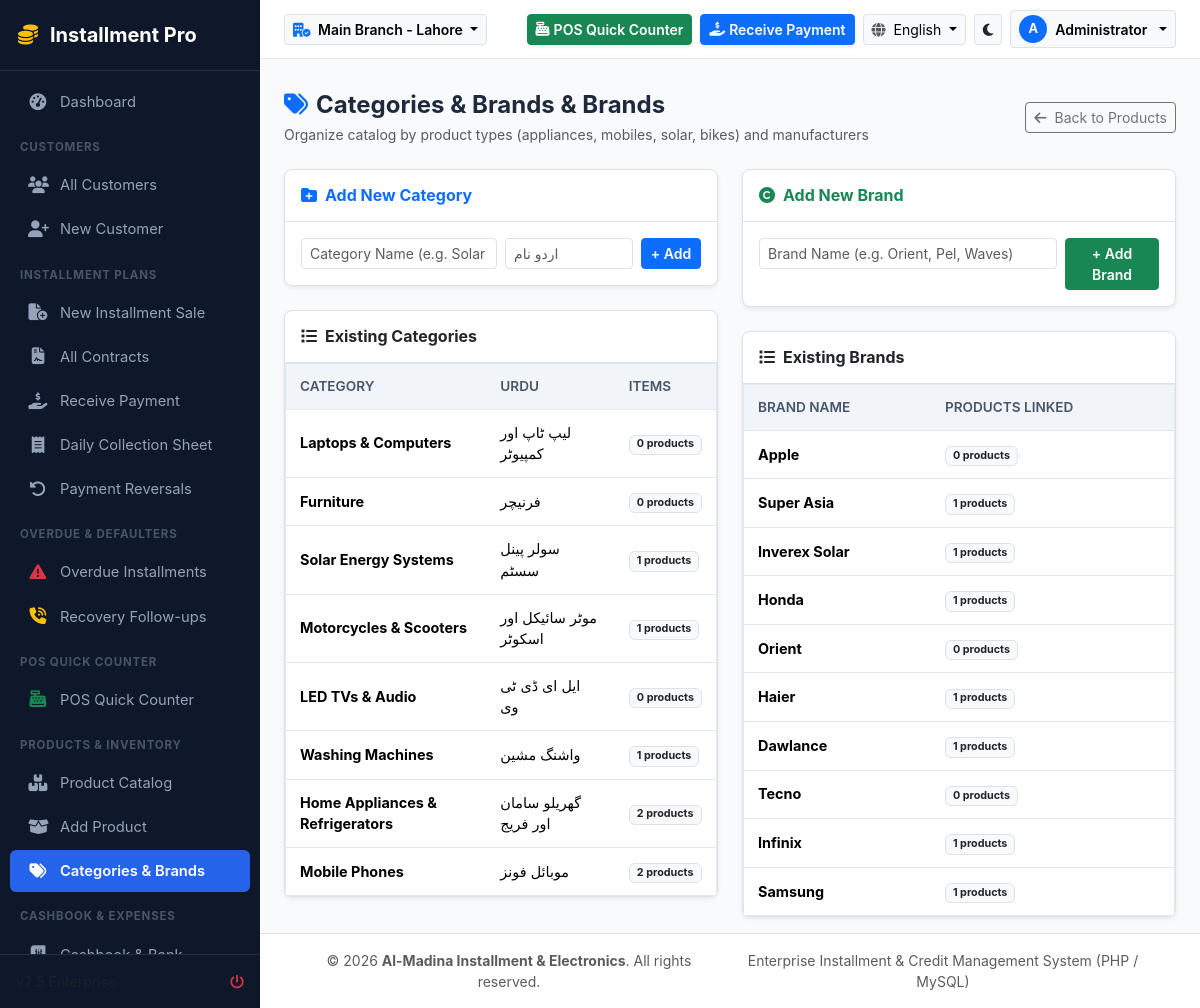
Screenshot of /products/categories.php (signed in) with the database file from the repository.
### tables this page shows
CREATE TABLE IF NOT EXISTS `branches` (
    `id` INT AUTO_INCREMENT PRIMARY KEY,
    `branch_code` VARCHAR(20) NOT NULL UNIQUE,
    `name` VARCHAR(150) NOT NULL,
    `urdu_name` VARCHAR(150) NULL,
    `phone` VARCHAR(50) NULL,
    `address` TEXT NULL,
    `city` VARCHAR(100) DEFAULT 'Lahore',
    `is_active` TINYINT(1) DEFAULT 1,
    `created_at` TIMESTAMP DEFAULT CURRENT_TIMESTAMP
);

CREATE TABLE IF NOT EXISTS `categories` (
    `id` INT AUTO_INCREMENT PRIMARY KEY,
    `name` VARCHAR(100) NOT NULL,
    `urdu_name` VARCHAR(100) NULL,
    `icon` VARCHAR(50) DEFAULT 'fa-box',
    `created_at` TIMESTAMP DEFAULT CURRENT_TIMESTAMP
);

CREATE TABLE IF NOT EXISTS `brands` (
    `id` INT AUTO_INCREMENT PRIMARY KEY,
    `name` VARCHAR(100) NOT NULL,
    `created_at` TIMESTAMP DEFAULT CURRENT_TIMESTAMP
);

### config/lang.php (called while the page is built, shortened)
<?php
function current_lang(): string {
    return $_SESSION['app_lang'] ?? 'en';
}
function is_rtl(): bool {
    return current_lang() === 'ur';
}
function __($key): string {
    $lang = current_lang();
    return $GLOBALS['LANG'][$lang][$key] ?? $GLOBALS['LANG']['en'][$key] ?? $key;
}

### config/auth.php (called while the page is built, shortened)
<?php
function is_logged_in(): bool {
    $userId = $_SESSION['installment_user_id'] ?? $_SESSION['user_id'] ?? null;
    return !empty($userId);
}
function current_user(): ?array {
    $userId = (int)($_SESSION['installment_user_id'] ?? $_SESSION['user_id'] ?? 0);
    return [
        'id' => $_SESSION['installment_user_id'] ?? $_SESSION['user_id'] ?? $userId,
        'username' => $_SESSION['username'] ?? 'User',
        'full_name' => $_SESSION['full_name'] ?? 'User',
        'role_id' => $_SESSION['role_id'] ?? 1,
        'role_name' => $_SESSION['role_name'] ?? 'User',
        'branch_id' => $_SESSION['branch_id'] ?? 1,
        'permissions' => $_SESSION['permissions'] ?? []
    ];
}
function current_branch_id(): int {
    return (int)($_SESSION['active_branch_id'] ?? 1);
}

### config/db.php (called while the page is built, shortened)
<?php
class DB {
    private static ?PDO $instance = null;
    public static function getConnection(): PDO {
        if (self::$instance === null) {
            try {
                $dsn = "mysql:host=" . DB_HOST . ";port=" . DB_PORT . ";dbname=" . DB_NAME . ";charset=utf8mb4";
                self::$instance = new PDO($dsn, DB_USER, DB_PASS, [
                    PDO::ATTR_ERRMODE            => PDO::ERRMODE_EXCEPTION,
                    PDO::ATTR_DEFAULT_FETCH_MODE => PDO::FETCH_ASSOC,
                    PDO::ATTR_EMULATE_PREPARES   => false,
                    PDO::MYSQL_ATTR_INIT_COMMAND => "SET NAMES utf8mb4"
                ]);
            } catch (PDOException $e) {
                die("Database Connection Error: " . htmlspecialchars($e->getMessage()) . "<br>Please ensure MySQL is running on port " . DB_PORT . " and run <a href='" . BASE_URL . "/setup.php'>setup.php</a>");
            }
        }
        return self::$instance;
    }
    public static function query(string $sql, array $params = []): PDOStatement {
        $stmt = self::getConnection()->prepare($sql);
        $stmt->execute($params);
        return $stmt;
    }
    public static function fetch(string $sql, array $params = []): ?array {
        $result = self::query($sql, $params)->fetch();
        return $result ?: null;
    }
    public static function fetchAll(string $sql, array $params = []): array {
        return self::query($sql, $params)->fetchAll();
    }
}

### products/categories.php (the view, shortened to what this page needs)
<?php
require_once __DIR__ . '/../includes/header.php';
$categories = DB::fetchAll("SELECT c.*, COUNT(p.id) as product_count FROM categories c LEFT JOIN products p ON c.id = p.category_id GROUP BY c.id ORDER BY c.id DESC");
$brands = DB::fetchAll("SELECT b.*, COUNT(p.id) as product_count FROM brands b LEFT JOIN products p ON b.id = p.brand_id GROUP BY b.id ORDER BY b.id DESC");
?>
<div class="d-flex justify-content-between align-items-center mb-4">
    <div>
        <h4 class="fw-bold mb-1"><i class="fa-solid fa-tags text-primary me-2"></i><?= __('categories') ?> & Brands</h4>
        <p class="text-muted small mb-0">Organize catalog by product types (appliances, mobiles, solar, bikes) and manufacturers</p>
    </div>
    <a href="<?= BASE_URL ?>/products/index.php" class="btn btn-outline-secondary btn-sm">
        <i class="fa-solid fa-arrow-left me-1"></i> Back to Products
    </a>
</div>
<div class="row g-4">
    <div class="col-lg-6">
        <div class="card border rounded-3 shadow-sm mb-4">
            <div class="card-header bg-transparent border-bottom py-3">
                <h6 class="fw-bold mb-0 text-primary"><i class="fa-solid fa-folder-plus me-2"></i>Add New Category</h6>
            </div>
            <div class="card-body p-3">
                <form method="POST" action="" class="row g-2">
                    <div class="col-sm-6">
                        <input type="text" name="cat_name" class="form-control form-control-sm" required placeholder="Category Name (e.g. Solar Inverters)">
                    </div>
                    <div class="col-sm-4">
                        <input type="text" name="cat_urdu" class="form-control form-control-sm" placeholder="اردو نام">
                    </div>
                    <div class="col-sm-2">
                        <button type="submit" class="btn btn-primary btn-sm w-100 fw-semibold">+ Add</button>
                    </div>
                </form>
            </div>
        </div>
        <div class="card border rounded-3 shadow-sm">
            <div class="card-header bg-transparent border-bottom py-3">
                <h6 class="fw-bold mb-0"><i class="fa-solid fa-list me-2"></i>Existing Categories</h6>
            </div>
            <div class="table-responsive">
                <table class="table table-hover align-middle mb-0 table-custom">
                    <thead>
                        <tr>
                            <th>Category</th>
                            <th>Urdu</th>
                            <th>Items</th>
                        </tr>
                    </thead>
                    <tbody>
                        <?php foreach ($categories as $cat): ?>
                        <tr>
                            <td class="fw-bold"><?= htmlspecialchars($cat['name']) ?></td>
                            <td><?= htmlspecialchars($cat['urdu_name'] ?: '-') ?></td>
                            <td><span class="badge bg-light text-dark border"><?= $cat['product_count'] ?> products</span></td>
                        </tr>
                        <?php endforeach; ?>
                    </tbody>
                </table>
            </div>
        </div>
    </div>
    <div class="col-lg-6">
        <div class="card border rounded-3 shadow-sm mb-4">
            <div class="card-header bg-transparent border-bottom py-3">
                <h6 class="fw-bold mb-0 text-success"><i class="fa-solid fa-copyright me-2"></i>Add New Brand</h6>
            </div>
            <div class="card-body p-3">
                <form method="POST" action="" class="row g-2">
                    <div class="col-sm-9">
                        <input type="text" name="brand_name" class="form-control form-control-sm" required placeholder="Brand Name (e.g. Orient, Pel, Waves)">
                    </div>
                    <div class="col-sm-3">
                        <button type="submit" class="btn btn-success btn-sm w-100 fw-semibold">+ Add Brand</button>
                    </div>
                </form>
            </div>
        </div>
        <div class="card border rounded-3 shadow-sm">
            <div class="card-header bg-transparent border-bottom py-3">
                <h6 class="fw-bold mb-0"><i class="fa-solid fa-list me-2"></i>Existing Brands</h6>
            </div>
            <div class="table-responsive">
                <table class="table table-hover align-middle mb-0 table-custom">
                    <thead>
                        <tr>
                            <th>Brand Name</th>
                            <th>Products Linked</th>
                        </tr>
                    </thead>
                    <tbody>
                        <?php foreach ($brands as $b): ?>
                        <tr>
                            <td class="fw-bold"><?= htmlspecialchars($b['name']) ?></td>
                            <td><span class="badge bg-light text-dark border"><?= $b['product_count'] ?> products</span></td>
                        </tr>
                        <?php endforeach; ?>
                    </tbody>
                </table>
            </div>
        </div>
    </div>
</div>
<?php require_once __DIR__ . '/../includes/footer.php'; ?>

### includes/header.php (shortened to what this page needs)
<?php
$currentUser = current_user();
$activeBranchId = current_branch_id();
$branches = DB::fetchAll("SELECT * FROM branches WHERE is_active = 1 ORDER BY id ASC");
$activeBranch = DB::fetch("SELECT * FROM branches WHERE id = ?", [$activeBranchId]) ?? ($branches[0] ?? ['name' => 'Main Branch']);
$themeMode = $_SESSION['theme_mode'] ?? 'light';
$lang = current_lang();
$isRtl = is_rtl();
?>
<!DOCTYPE html>
<html lang="<?= $lang ?>" dir="<?= $isRtl ? 'rtl' : 'ltr' ?>" data-bs-theme="<?= $themeMode ?>">
<head>
    <link rel="stylesheet" href="https://cdn.jsdelivr.net/npm/bootstrap@5.3.2/dist/css/bootstrap.min.css">
    <link rel="stylesheet" href="https://cdnjs.cloudflare.com/ajax/libs/font-awesome/6.5.1/css/all.min.css">
    <link rel="stylesheet" href="<?= BASE_URL ?>/assets/css/custom.css">
</head>
<body dir="<?= $isRtl ? 'rtl' : 'ltr' ?>">
<div id="app-wrapper">
    <?php include __DIR__ . '/sidebar.php'; ?>
    <div id="main-content">
        <header class="top-navbar">
            <div class="d-flex align-items-center gap-3">
                <div class="dropdown">
                    <button class="btn btn-sm btn-light border dropdown-toggle fw-semibold" type="button" data-bs-override="true" data-bs-toggle="dropdown">
                        <i class="fa-solid fa-building-circle-check text-primary me-1"></i>
                        <?= htmlspecialchars($isRtl && !empty($activeBranch['urdu_name']) ? $activeBranch['urdu_name'] : $activeBranch['name']) ?>
                    </button>
                </div>
            </div>
            <div class="d-flex align-items-center gap-2">
                <a href="<?= BASE_URL ?>/pos/index.php" class="btn btn-sm btn-success fw-semibold d-none d-sm-inline-flex align-items-center gap-1 shadow-sm">
                    <i class="fa-solid fa-cash-register"></i> <?= __('pos') ?>
                </a>
                <a href="<?= BASE_URL ?>/collection/receive.php" class="btn btn-sm btn-primary fw-semibold d-none d-md-inline-flex align-items-center gap-1 shadow-sm">
                    <i class="fa-solid fa-hand-holding-dollar"></i> <?= __('receive_payment') ?>
                </a>
                <div class="dropdown">
                    <button class="btn btn-sm btn-light border dropdown-toggle" type="button" data-bs-toggle="dropdown">
                        <i class="fa-solid fa-globe text-muted me-1"></i>
                        <?= $lang === 'ur' ? 'اردو' : 'English' ?>
                    </button>
                </div>
                <a href="?theme=<?= $themeMode === 'light' ? 'dark' : 'light' ?>" class="btn btn-sm btn-light border" title="Toggle Light/Dark Theme">
                    <i class="fa-solid <?= $themeMode === 'light' ? 'fa-moon text-dark' : 'fa-sun text-warning' ?>"></i>
                </a>
                <div class="dropdown">
                    <button class="btn btn-sm btn-light border dropdown-toggle d-flex align-items-center gap-2" type="button" data-bs-toggle="dropdown">
                        <div class="bg-primary text-white rounded-circle d-flex align-items-center justify-content-center" style="width:28px;height:28px;font-size:0.8rem;font-weight:700;">
                            <?= strtoupper(substr($currentUser['username'] ?? 'U', 0, 1)) ?>
                        </div>
                        <span class="d-none d-md-inline fw-semibold"><?= htmlspecialchars($currentUser['full_name']) ?></span>
                    </button>
                </div>
            </div>
        </header>
        <div class="container-fluid pt-3 px-4">
        </div>
        <main class="flex-grow-1 px-4 py-3">

### assets/css/custom.css (style rules this page uses)
:root { --primary-color: #1e3a8a; --primary-hover: #172554; --secondary-color: #0d9488; --accent-color: #f59e0b; --bg-light: #f8fafc; --card-bg: #ffffff; --text-main: #1e293b; --text-muted: #64748b; --border-color: #e2e8f0; --sidebar-width: 260px; --sidebar-bg: #0f172a; --sidebar-text: #94a3b8; --sidebar-active: #2563eb; }
html, body { height: 100%; margin: 0; padding: 0; overflow: hidden; }
body { background-color: var(--bg-light); color: var(--text-main); font-family: -apple-system, BlinkMacSystemFont, "Segoe UI", Roboto, "Helvetica Neue", Arial, sans-serif; min-height: 100vh; display: flex; flex-direction: column; }
#app-wrapper { display: flex; height: 100vh; max-height: 100vh; width: 100%; overflow: hidden; }
#main-content { flex-grow: 1; height: 100vh; max-height: 100vh; display: flex; flex-direction: column; overflow-y: auto; overflow-x: hidden; }
.top-navbar { position: sticky; top: 0; z-index: 1020; background: var(--card-bg); border-bottom: 1px solid var(--border-color); padding: 10px 24px; display: flex; align-items: center; justify-content: space-between; flex-shrink: 0; }
.table-custom { background: var(--card-bg); border-radius: 10px; border: 1px solid var(--border-color); }
.table-responsive { min-height: 280px; overflow-x: auto; }
.table-custom thead th { background: #f1f5f9; color: #475569; font-weight: 600; font-size: 0.85rem; text-transform: uppercase; border-bottom: 1px solid var(--border-color); padding: 12px 14px; }
.table-custom tbody td { padding: 12px 14px; vertical-align: middle; font-size: 0.9rem; border-bottom: 1px solid var(--border-color); }

### rows the page displays
branches: name "Main Branch - Lahore"
categories: name "Laptops & Computers", urdu_name "لیپ ٹاپ اور کمپیوٹر", product_count "0"
categories: name "Furniture", urdu_name "فرنیچر", product_count "0"
categories: name "Solar Energy Systems", urdu_name "سولر پینل سسٹم", product_count "1"
categories: name "Motorcycles & Scooters", urdu_name "موٹر سائیکل اور اسکوٹر", product_count "1"
categories: name "LED TVs & Audio", urdu_name "ایل ای ڈی ٹی وی", product_count "0"
categories: name "Washing Machines", urdu_name "واشنگ مشین", product_count "1"
categories: name "Home Appliances & Refrigerators", urdu_name "گھریلو سامان اور فریج", product_count "2"
categories: name "Mobile Phones", urdu_name "موبائل فونز", product_count "2"
brands: name "Apple", product_count "0"
brands: name "Super Asia", product_count "1"
brands: name "Inverex Solar", product_count "1"
brands: name "Honda", product_count "1"
brands: name "Orient", product_count "0"
brands: name "Haier", product_count "1"
brands: name "Dawlance", product_count "1"
brands: name "Tecno", product_count "0"
brands: name "Infinix", product_count "1"
brands: name "Samsung", product_count "1"

### other values shown
__('app_name') "Installment Pro"
__('dashboard') "Dashboard"
__('customers') "CUSTOMERS"
__('customer_list') "All Customers"
__('new_customer') "New Customer"
__('installment_plans') "INSTALLMENT PLANS"
__('new_contract') "New Installment Sale"
__('all_contracts') "All Contracts"
__('receive_payment') "Receive Payment"
__('daily_collection') "Daily Collection Sheet"
__('payment_reversals') "Payment Reversals"
__('defaulters') "OVERDUE & DEFAULTERS"
__('overdue_list') "Overdue Installments"
__('followups') "Recovery Follow-ups"
__('pos') "POS QUICK COUNTER"
